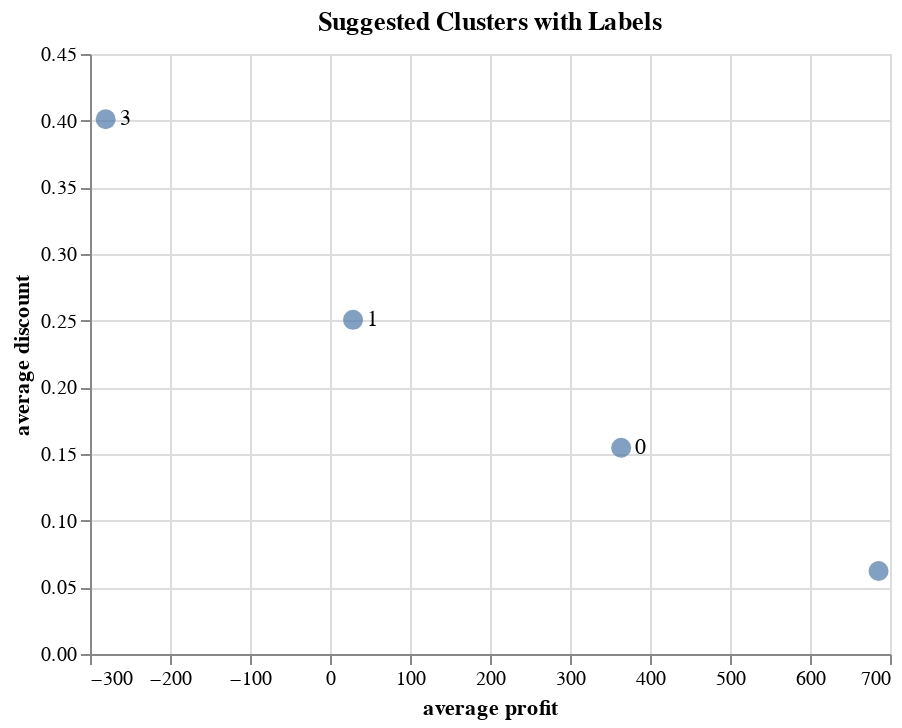

Notebook cell for this chart:
### Code cell
import altair as alt

# Create a scatter plot with labels for data points
chart = alt.Chart(medfd).mark_circle(size=100).encode(
    x='average profit',
    y='average discount',
    tooltip=['Cluster_KMeans', 'average profit', 'average discount'],
).properties(
    title='Suggested Clusters with Labels'
)

# Add text labels for each data point
text = alt.Chart(medfd).mark_text(align='left', baseline='middle', dx=7).encode(
    x='average profit',
    y='average discount',
    text='Cluster_KMeans'
)

# Combine the scatter plot and text labels
(chart + text).interactive()

### Figure 1 — Vega-Lite specification as saved in the notebook (floating-point values rounded to 4 significant figures)
{"config": {"view": {"continuousWidth": 400, "continuousHeight": 300}}, "layer": [{"mark": {"type": "circle", "size": 100}, "encoding": {"tooltip": [{"field": "Cluster_KMeans", "type": "quantitative"}, {"field": "average profit", "type": "quantitative"}, {"field": "average discount", "type": "quantitative"}], "x": {"field": "average profit", "type": "quantitative"}, "y": {"field": "average discount", "type": "quantitative"}}, "selection": {"selector002": {"type": "interval", "bind": "scales", "encodings": ["x", "y"]}}, "title": "Suggested Clusters with Labels"}, {"mark": {"type": "text", "align": "left", "baseline": "middle", "dx": 7}, "encoding": {"text": {"field": "Cluster_KMeans", "type": "quantitative"}, "x": {"field": "average profit", "type": "quantitative"}, "y": {"field": "average discount", "type": "quantitative"}}}], "data": {"name": "data-04a1a881fbe7b2c7f714a94b07daedac"}, "$schema": "https://vega.github.io/schema/vega-lite/v4.17.0.json", "datasets": {"data-04a1a881fbe7b2c7f714a94b07daedac": [{"Cluster_KMeans": 3, "average discount": 0.4011, "average profit": -280.4, "Count Customers": 27, "av/cc": -10.39, "ad/cc": 0.01485}, {"Cluster_KMeans": 1, "average discount": 0.2506, "average profit": 28.79, "Count Customers": 188, "av/cc": 0.1532, "ad/cc": 0.001333}, {"Cluster_KMeans": 0, "average discount": 0.1547, "average profit": 364.0, "Count Customers": 335, "av/cc": 1.086, "ad/cc": 0.0004617}, {"Cluster_KMeans": 2, "average discount": 0.06226, "average profit": 685.7, "Count Customers": 243, "av/cc": 2.822, "ad/cc": 0.0002562}]}}
